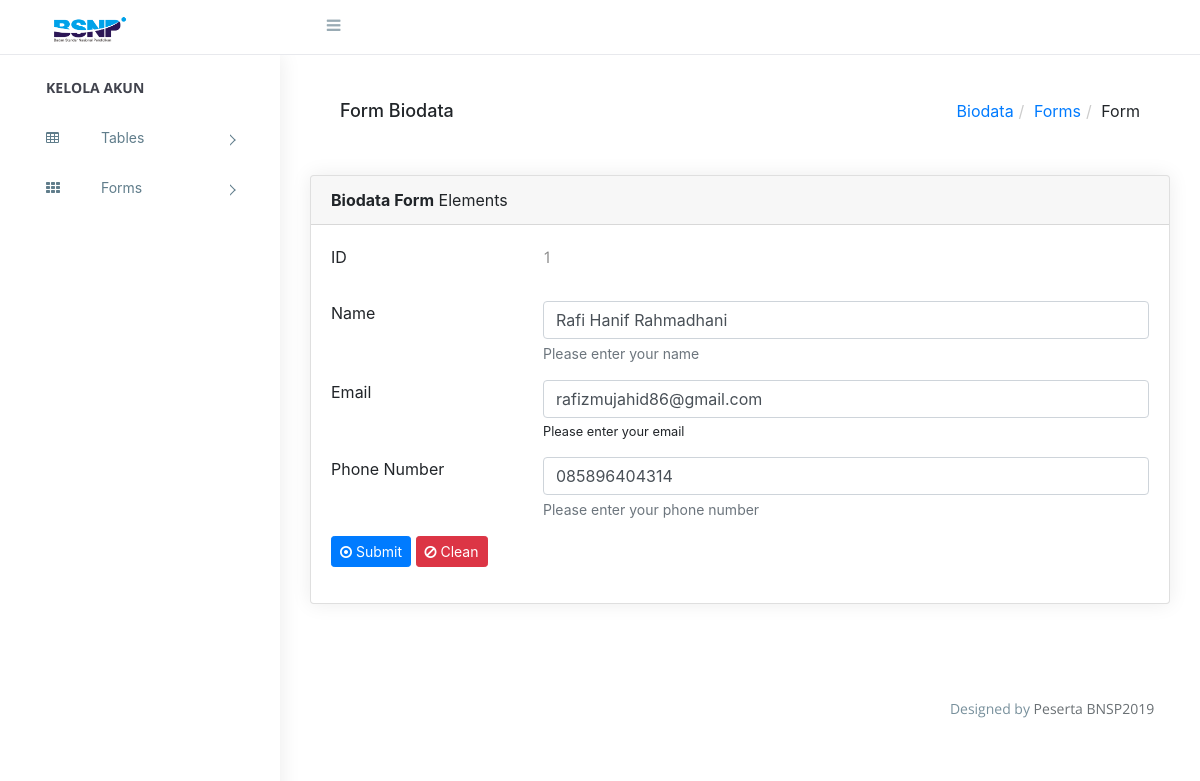
/biodata_form.php?edit=true&id=1, run on the app's committed database.
### tables this page shows
CREATE TABLE `biodata` (
  `id` int(11) NOT NULL AUTO_INCREMENT,
  `name` varchar(100) DEFAULT NULL,
  `noTelp` varchar(13) DEFAULT NULL,
  `email` varchar(100) DEFAULT NULL,
  PRIMARY KEY (`id`)
);

### biodata_form.php (the view, shortened to what this page needs)
<?php
    include "header_administrator.php";
    $id = $name = $noTelp = $email = $id_R= $edit = null;
    if(isset($_GET['edit']) and isset($_GET['id'])){
        $id = $_GET['id'];
        $result=mysql_query("SELECT * FROM biodata WHERE id = $id ");
        while ($row1=mysql_fetch_array($result)){
            $name = $row1["name"];
            $email = $row1["email"];
            $noTelp = $row1["noTelp"];
            $id= $row1["id"];
        }
    }
?>
        <div class="breadcrumbs">
            <div class="breadcrumbs-inner">
                <div class="row m-0">
                    <div class="col-sm-4">
                        <div class="page-header float-left">
                            <div class="page-title">
                                <h1>Form Biodata</h1>
                            </div>
                        </div>
                    </div>
                    <div class="col-sm-8">
                        <div class="page-header float-right">
                            <div class="page-title">
                                <ol class="breadcrumb text-right">
                                    <li><a href="#">Biodata</a></li>
                                    <li><a href="#">Forms</a></li>
                                    <li class="active">Form</li>
                                </ol>
                            </div>
                        </div>
                    </div>
                </div>
            </div>
        </div>
        <div class="content">
            <div class="animated fadeIn">
                <div class="row">
                    <div class="col-lg-12">
                            <div class="card">
                                <div class="card-header">
                                    <strong>Biodata Form</strong> Elements
                                </div>
                                <div class="card-body card-block">
                                <form action="biodata_form.php" method="post" name="frm" enctype="multipart/form-data" class="form-horizontal">
                                        <div class="row form-group">
                                            <div class="col col-md-3"><label class="form-control-label" class="id1">ID</label></div>
                                            <div class="col-12 col-md-9">
                                                <p class="form-control-static" class="id2"><?php echo $id; ?></p>
                                            </div>
                                        </div>
                                        <div class="row form-group">
                                            <div class="col col-md-3"><label for="text-input" class=" form-control-label">Name</label></div>
                                            <div class="col-12 col-md-9"><input type="text" id="text-input" name="name" placeholder="Enter Your Name" class="form-control" value="<?php echo $name; ?>"><small class="form-text text-muted">Please enter your name</small></div>
                                        </div>
                                        <div class="row form-group">
                                            <div class="col col-md-3"><label for="email-input" class=" form-control-label">Email </label></div>
                                            <div class="col-12 col-md-9"><input type="email" id="email-input" name="email" placeholder="Enter Email" class="form-control" value="<?php echo $email; ?>"><small class="help-block form-text">Please enter your email</small></div>
                                        </div>
                                        <div class="row form-group">
                                            <div class="col col-md-3"><label for="text-input" class=" form-control-label">Phone Number</label></div>
                                            <div class="col-12 col-md-9"><input type="number" id="phone" name="noTelp" placeholder="Enter Phone Number" class="form-control" value="<?php echo $noTelp; ?>"><small class="form-text text-muted">Please enter your phone number</small></div>
                                        </div>
                                    <div>
                                        <button type="submit" class="btn btn-primary btn-sm" name="submit">
                                            <i class="fa fa-dot-circle-o"></i> Submit
                                        </button>
                                        <button type="submit" class="btn btn-danger btn-sm" name="reset">
                                            <i class="fa fa-ban"></i> Clean
                                        </button>
                                    </div>
                                    </form>
                                </div>
                            </div>
                        </div>
                    </div>
                </div>
            </div>
        </div>
    <footer class="site-footer">
        <div class="footer-inner bg-white">
            <div class="row">
                <div class="col-sm-6">
                </div>
                <div class="col-sm-6 text-right">
                    Designed by <a href="#">Peserta BNSP2019</a>
                </div>
            </div>
        </div>
    </footer>
</body>
</html>

### assets/css/style.css (style rules this page uses)
.bg-white { background-color: #fff; }
body { display: table; font-family: "Open Sans", sans-serif; font-size: 16px; width: 100%; }
p { font-size: 16px; font-family: "Open Sans", sans-serif; font-weight: 400; line-height: 24px; color: #878787; }
a, button { text-decoration: none; outline: none !important; color: #878787; -webkit-transition: all 0.25s ease; transition: all 0.25s ease; }
h1, h2, h3, h4, h5, h6 { margin: 0; }
ul, ol { padding-left: 0; }
.btn, button, input, textarea { -webkit-box-shadow: none; box-shadow: none; outline: 0 !important; }
.btn { border-radius: 3px; }
.text-muted { font-size: 14px; }
.right-panel .breadcrumbs { float: left; margin-top: 30px; padding: 0 1.875em; width: 100%; }
.right-panel .breadcrumbs .breadcrumbs-inner { background-color: #fff; }
.right-panel .page-header { min-height: 50px; margin: 0px; padding: 0px 15px; background: #ffffff; border-bottom: 0px; }
.right-panel .page-header h1 { font-size: 18px; padding: 15px 0; }
.right-panel .page-header .breadcrumb { margin: 0px; padding: 13.5px 0; background: #fff; text-transform: capitalize; }
.right-panel .page-header .breadcrumb > li + li:before { padding: 0 5px; color: #ccc; content: "/\00a0"; }
.content { float: left; padding: 1.875em; width: 100%; }
.card { margin-bottom: 1.875em; border-radius: 5px; padding: 0; border: 0px solid transparent; -webkit-box-shadow: 0 0 20px rgba(0, 0, 0, 0.08); box-shadow: 0 0 20px rgba(0, 0, 0, 0.08); }
.card .card-body { float: left; padding: 1.25em; position: relative; width: 100%; }
.btn, .button { display: inline-block; font-weight: 400; text-align: center; white-space: nowrap; vertical-align: middle; -webkit-transition: all .15s ease-in-out; transition: all .15s ease-in-out; border-radius: 3; cursor: pointer; }
footer.site-footer { padding: 0 1.875em; }
footer.site-footer .footer-inner { color: #78909c; font-family: 'Open Sans'; font-size: 14px; line-height: 1.5; padding: 2.45em 1.125em; }
footer.site-footer .footer-inner a { color: #6a7074; }
@media (max-width: 1368px) { .card-body { padding: 15px; } }

### data on the page
biodata: id "1", name "Rafi Hanif Rahmadhani", email "rafizmujahid86@gmail.com", noTelp "085896404314"
